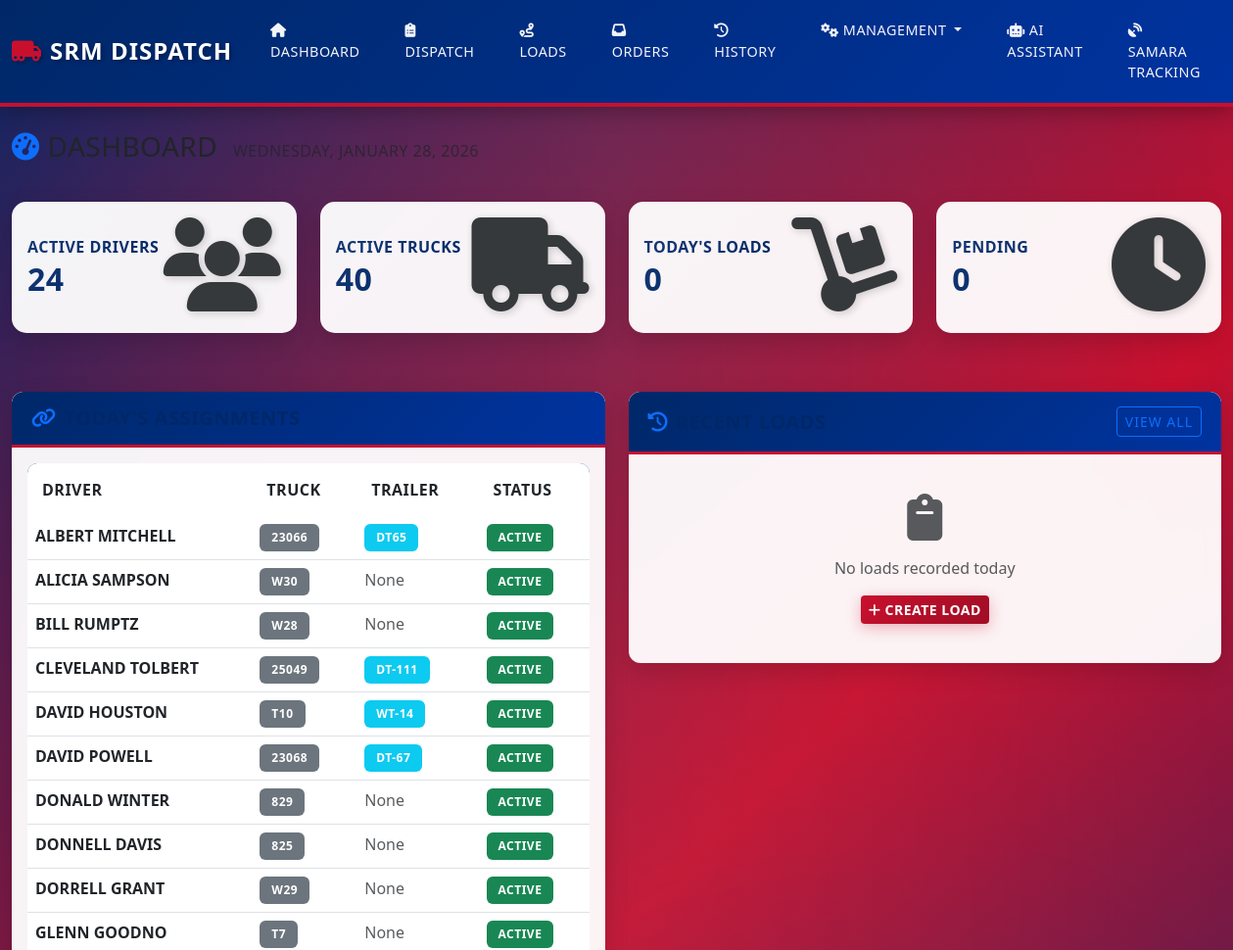
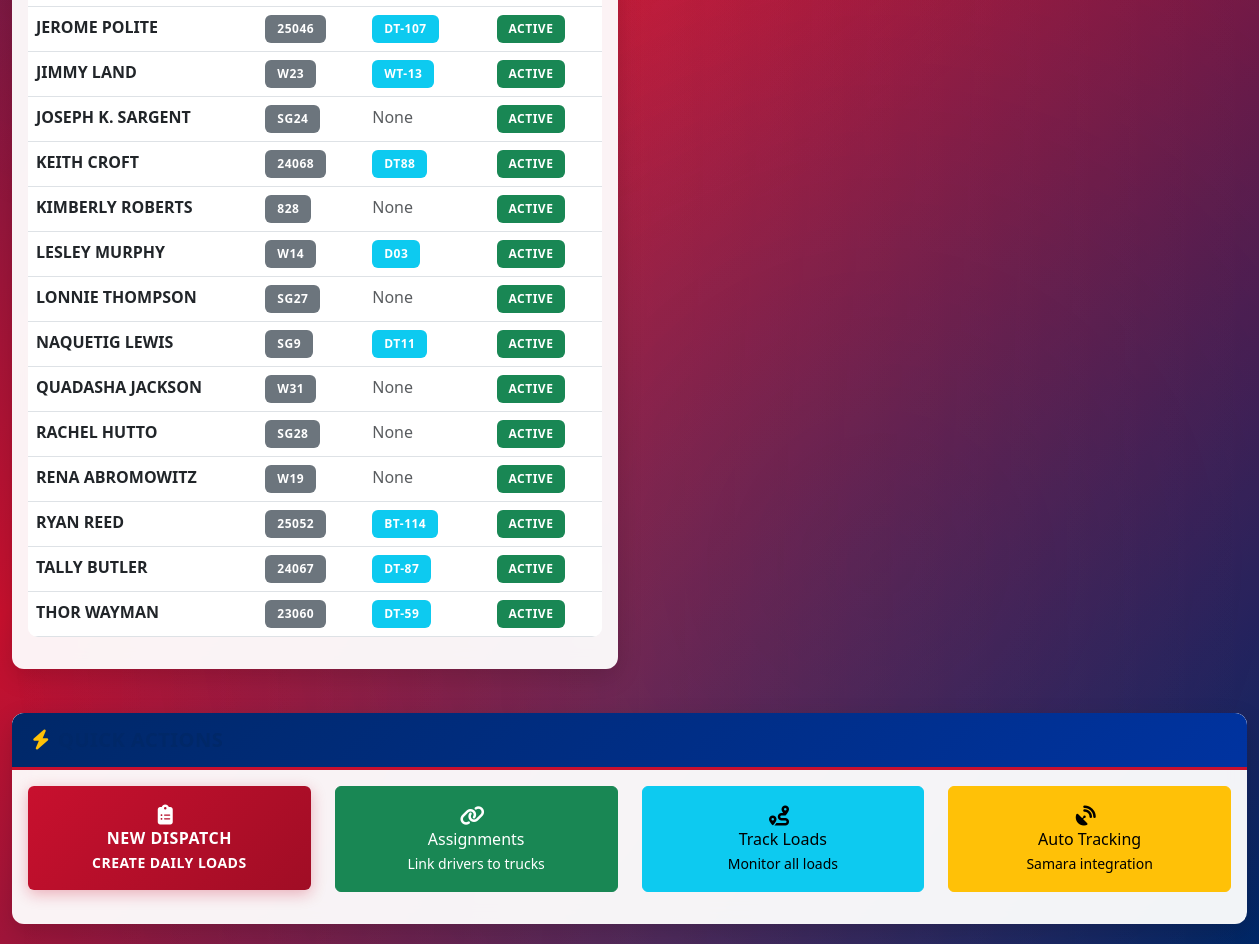
The page / on the database its author committed (2 pictures, top to bottom).
### tables this page shows
CREATE TABLE assignments (
    id INTEGER PRIMARY KEY AUTOINCREMENT,
    driver_id INTEGER NOT NULL,
    truck_id INTEGER NOT NULL,
    trailer_id INTEGER,
    assigned_date DATE DEFAULT CURRENT_DATE,
    is_active BOOLEAN DEFAULT 1,
    created_at TIMESTAMP DEFAULT CURRENT_TIMESTAMP,
    FOREIGN KEY (driver_id) REFERENCES drivers(id),
    FOREIGN KEY (truck_id) REFERENCES trucks(id),
    FOREIGN KEY (trailer_id) REFERENCES trailers(id)
);

CREATE TABLE drivers (
    id INTEGER PRIMARY KEY AUTOINCREMENT,
    name TEXT NOT NULL,
    phone TEXT,
    email TEXT,
    employee_id TEXT UNIQUE,
    status TEXT DEFAULT 'active',
    created_at TIMESTAMP DEFAULT CURRENT_TIMESTAMP,
    updated_at TIMESTAMP DEFAULT CURRENT_TIMESTAMP
);

CREATE TABLE trucks (
    id INTEGER PRIMARY KEY AUTOINCREMENT,
    truck_number TEXT NOT NULL UNIQUE,
    plate_number TEXT,
    make TEXT,
    model TEXT,
    year INTEGER,
    capacity_tons REAL,
    samara_device_id TEXT,
    status TEXT DEFAULT 'active',
    created_at TIMESTAMP DEFAULT CURRENT_TIMESTAMP,
    updated_at TIMESTAMP DEFAULT CURRENT_TIMESTAMP
);

CREATE TABLE trailers (
    id INTEGER PRIMARY KEY AUTOINCREMENT,
    trailer_number TEXT NOT NULL UNIQUE,
    plate_number TEXT,
    type TEXT,
    capacity_cubic_yards REAL,
    status TEXT DEFAULT 'active',
    created_at TIMESTAMP DEFAULT CURRENT_TIMESTAMP,
    updated_at TIMESTAMP DEFAULT CURRENT_TIMESTAMP
, capacity_tons REAL);

### app.py (the view)
@app.route('/')
def dashboard():
    today = datetime.date.today()
    stats = {
        'active_drivers': query_db('SELECT COUNT(*) as count FROM drivers WHERE status="active"', one=True)['count'],
        'active_trucks': query_db('SELECT COUNT(*) as count FROM trucks WHERE status="active"', one=True)['count'],
        'today_loads': query_db('SELECT COUNT(*) as count FROM loads_active WHERE DATE(assigned_at)=?', (today,), one=True)['count'],
        'completed_loads': query_db('SELECT COUNT(*) as count FROM loads_active WHERE DATE(assigned_at)=? AND status="complete"', (today,), one=True)['count'],
        'pending_loads': query_db('SELECT COUNT(*) as count FROM loads_active WHERE DATE(assigned_at)=? AND status IN ("assigned", "en_route", "at_job")', (today,), one=True)['count']
    }
    recent_loads = query_db('''
        SELECT l.*, d.name as driver_name, t.truck_number, j.job_name
        FROM loads_active l
        JOIN drivers d ON l.driver_id = d.id
        JOIN trucks t ON l.truck_id = t.id
        JOIN jobs j ON l.job_id = j.id
        WHERE DATE(l.assigned_at) = ?
        ORDER BY l.assigned_at DESC
        LIMIT 10
    ''', (today,))
    active_assignments = query_db('''
        SELECT a.*, d.name as driver_name, t.truck_number, tr.trailer_number
        FROM assignments a
        JOIN drivers d ON a.driver_id = d.id
        JOIN trucks t ON a.truck_id = t.id
        LEFT JOIN trailers tr ON a.trailer_id = tr.id
        WHERE a.is_active = 1 AND a.assigned_date = ?
        ORDER BY d.name
    ''', (today,))
    pending_orders = query_db('SELECT COUNT(*) as count FROM orders WHERE status="pending"', one=True)
    pending_orders_count = pending_orders['count'] if pending_orders else 0
    today_date = today.strftime('%A, %B %d, %Y')
    return render_template('dashboard.html',
                         stats=stats,
                         recent_loads=recent_loads,
                         active_assignments=active_assignments,
                         today_date=today_date,
                         pending_orders=pending_orders_count)

### templates/dashboard.html (shortened to what this page needs)
{% extends "base.html" %}
{% block content %}
<div class="row mb-4">
    <div class="col-12">
        <h1 class="h3 mb-3">
            <i class="fas fa-tachometer-alt me-2 text-primary"></i>Dashboard
            <span class="text-muted fs-6 ms-2">{{ today_date }}</span>
        </h1>
    </div>
</div>
<div class="row mb-4">
    <div class="col-md-3 mb-3">
        <div class="card stats-card stats-card-primary">
            <div class="card-body">
                <div class="d-flex justify-content-between align-items-center">
                    <div>
                        <h6 class="text-uppercase mb-1">Active Drivers</h6>
                        <h2 class="mb-0">{{ stats.active_drivers }}</h2>
                    </div>
                    <div class="icon">
                        <i class="fas fa-users fa-2x"></i>
                    </div>
                </div>
            </div>
        </div>
    </div>
    <div class="col-md-3 mb-3">
        <div class="card stats-card stats-card-success">
            <div class="card-body">
                <div class="d-flex justify-content-between align-items-center">
                    <div>
                        <h6 class="text-uppercase mb-1">Active Trucks</h6>
                        <h2 class="mb-0">{{ stats.active_trucks }}</h2>
                    </div>
                    <div class="icon">
                        <i class="fas fa-truck fa-2x"></i>
                    </div>
                </div>
            </div>
        </div>
    </div>
    <div class="col-md-3 mb-3">
        <div class="card stats-card stats-card-info">
            <div class="card-body">
                <div class="d-flex justify-content-between align-items-center">
                    <div>
                        <h6 class="text-uppercase mb-1">Today's Loads</h6>
                        <h2 class="mb-0">{{ stats.today_loads }}</h2>
                    </div>
                    <div class="icon">
                        <i class="fas fa-dolly fa-2x"></i>
                    </div>
                </div>
            </div>
        </div>
    </div>
    <div class="col-md-3 mb-3">
        <div class="card stats-card stats-card-warning">
            <div class="card-body">
                <div class="d-flex justify-content-between align-items-center">
                    <div>
                        <h6 class="text-uppercase mb-1">Pending</h6>
                        <h2 class="mb-0">{{ stats.pending_loads }}</h2>
                    </div>
                    <div class="icon">
                        <i class="fas fa-clock fa-2x"></i>
                    </div>
                </div>
            </div>
        </div>
    </div>
</div>
<div class="row">
    <div class="col-lg-6 mb-4">
        <div class="card">
            <div class="card-header bg-white">
                <h5 class="mb-0">
                    <i class="fas fa-link me-2 text-primary"></i>Today's Assignments
                </h5>
            </div>
            <div class="card-body">
                {% if active_assignments %}
                    <div class="table-responsive">
                        <table class="table table-hover">
                            <thead>
                                <tr>
                                    <th>Driver</th>
                                    <th>Truck</th>
                                    <th>Trailer</th>
                                    <th>Status</th>
                                </tr>
                            </thead>
                            <tbody>
                                {% for assignment in active_assignments %}
                                <tr>
                                    <td><strong>{{ assignment.driver_name }}</strong></td>
                                    <td><span class="badge bg-secondary">{{ assignment.truck_number }}</span></td>
                                    <td>
                                        {% if assignment.trailer_number %}
                                            <span class="badge bg-info">{{ assignment.trailer_number }}</span>
                                        {% else %}
                                            <span class="text-muted">None</span>
                                        {% endif %}
                                    </td>
                                    <td><span class="badge bg-success">Active</span></td>
                                </tr>
                                {% endfor %}
                            </tbody>
                        </table>
                    </div>
                {% endif %}
            </div>
        </div>
    </div>
    <div class="col-lg-6 mb-4">
        <div class="card">
            <div class="card-header bg-white d-flex justify-content-between align-items-center">
                <h5 class="mb-0">
                    <i class="fas fa-history me-2 text-primary"></i>Recent Loads
                </h5>
                <a href="{{ url_for('loads') }}" class="btn btn-sm btn-outline-primary">View All</a>
            </div>
            <div class="card-body">
                {% if recent_loads %}
                    <div class="table-responsive">
                        <table class="table table-hover">
                            <thead>
                                <tr>
                                    <th>Load #</th>
                                    <th>Driver</th>
                                    <th>Job</th>
                                    <th>Status</th>
                                </tr>
                            </thead>
                            <tbody>
                                {% for load in recent_loads %}
                                <tr>
                                    <td><strong>{{ load.load_number }}</strong></td>
                                    <td>{{ load.driver_name }}</td>
                                    <td>{{ load.job_name }}</td>
                                    <td>
                                        {% set status_classes = {
                                            'assigned': 'bg-secondary',
                                            'en_route': 'bg-primary',
                                            'at_job': 'bg-info',
                                            'delivering': 'bg-warning',
                                            'complete': 'bg-success',
                                            'cancelled': 'bg-danger'
                                        } %}
                                        <span class="badge {{ status_classes.get(load.status, 'bg-secondary') }}">
                                            {{ load.status.replace('_', ' ').title() }}
                                        </span>
                                    </td>
                                </tr>
                                {% endfor %}
                            </tbody>
                        </table>
                    </div>
                {% else %}
                    <div class="text-center text-muted py-4">
                        <i class="fas fa-clipboard fa-3x mb-3"></i>
                        <p>No loads recorded today</p>
                        <a href="{{ url_for('dispatch') }}" class="btn btn-primary btn-sm">
                            <i class="fas fa-plus me-1"></i>Create Load
                        </a>
                    </div>
                {% endif %}
            </div>
        </div>
    </div>
</div>
<div class="row">
    <div class="col-12">
        <div class="card">
            <div class="card-header bg-white">
                <h5 class="mb-0">
                    <i class="fas fa-bolt me-2 text-warning"></i>Quick Actions
                </h5>
            </div>
            <div class="card-body">
                <div class="row">
                    <div class="col-md-3 mb-3">
                        <a href="{{ url_for('dispatch') }}" class="btn btn-primary w-100 py-3">
                            <i class="fas fa-clipboard-list fa-lg me-2"></i>
                            <div>New Dispatch</div>
                            <small>Create daily loads</small>
                        </a>
                    </div>
                    <div class="col-md-3 mb-3">
                        <a href="{{ url_for('assignments') }}" class="btn btn-success w-100 py-3">
                            <i class="fas fa-link fa-lg me-2"></i>
                            <div>Assignments</div>
                            <small>Link drivers to trucks</small>
                        </a>
                    </div>
                    <div class="col-md-3 mb-3">
                        <a href="{{ url_for('loads') }}" class="btn btn-info w-100 py-3">
                            <i class="fas fa-route fa-lg me-2"></i>
                            <div>Track Loads</div>
                            <small>Monitor all loads</small>
                        </a>
                    </div>
                    <div class="col-md-3 mb-3">
                        <a href="{{ url_for('samara_integration') }}" class="btn btn-warning w-100 py-3">
                            <i class="fas fa-satellite-dish fa-lg me-2"></i>
                            <div>Auto Tracking</div>
                            <small>Samara integration</small>
                        </a>
                    </div>
                </div>
            </div>
        </div>
    </div>
</div>
{% endblock %}

### templates/base.html (shortened to what this page needs)
<!DOCTYPE html>
<html lang="en">
<head>
    <link href="https://cdn.jsdelivr.net/npm/bootstrap@5.3.0/dist/css/bootstrap.min.css" rel="stylesheet">
    <link rel="stylesheet" href="https://cdnjs.cloudflare.com/ajax/libs/font-awesome/6.4.0/css/all.min.css">
    <link rel="stylesheet" href="{{ url_for('static', filename='css/style.css') }}">
</head>
<body>
    <nav class="navbar navbar-expand-lg navbar-dark">
        <div class="container-fluid">
            <a class="navbar-brand" href="{{ url_for('dashboard') }}">
                <i class="fas fa-truck-moving me-2 truck-icon"></i>SRM DISPATCH
            </a>
            <div class="collapse navbar-collapse" id="navbarNav">
                <ul class="navbar-nav ms-auto">
                    <li class="nav-item">
                        <a class="nav-link" href="{{ url_for('dashboard') }}">
                            <i class="fas fa-home me-1"></i>Dashboard
                        </a>
                    </li>
                    <li class="nav-item">
                        <a class="nav-link" href="{{ url_for('dispatch') }}">
                            <i class="fas fa-clipboard-list me-1"></i>Dispatch
                        </a>
                    </li>
                    <li class="nav-item">
                        <a class="nav-link" href="{{ url_for('loads') }}">
                            <i class="fas fa-route me-1"></i>Loads
                        </a>
                    </li>
                    <li class="nav-item">
                        <a class="nav-link" href="{{ url_for('orders') }}">
                            <i class="fas fa-inbox me-1"></i>Orders
                        </a>
                    </li>
                    <li class="nav-item">
                        <a class="nav-link" href="{{ url_for('history') }}">
                            <i class="fas fa-history me-1"></i>History
                        </a>
                    </li>
                    <li class="nav-item dropdown">
                        <a class="nav-link dropdown-toggle" href="#" id="managementDropdown" role="button" data-bs-toggle="dropdown">
                            <i class="fas fa-cogs me-1"></i>Management
                        </a>
                    </li>
                    <li class="nav-item">
                        <a class="nav-link" href="{{ url_for('ai_assistant') }}">
                            <i class="fas fa-robot me-1"></i>AI Assistant
                        </a>
                    </li>
                    <li class="nav-item">
                        <a class="nav-link" href="{{ url_for('samara_integration') }}">
                            <i class="fas fa-satellite-dish me-1"></i>Samara Tracking
                        </a>
                    </li>
                </ul>
            </div>
        </div>
    </nav>
    <div class="container-fluid mt-4">
        {% block content %}{% endblock %}
    </div>
</body>
</html>

### rows shown on the page
assignments: driver_name "ALBERT MITCHELL", truck_number "23066", trailer_number "DT65"
assignments: driver_name "ALICIA SAMPSON", truck_number "W30", shows "None"
assignments: driver_name "BILL RUMPTZ", truck_number "W28", shows "None"
assignments: driver_name "CLEVELAND TOLBERT", truck_number "25049", trailer_number "DT-111"
assignments: driver_name "DAVID HOUSTON", truck_number "T10", trailer_number "WT-14"
assignments: driver_name "DAVID POWELL", truck_number "23068", trailer_number "DT-67"
assignments: driver_name "DONALD WINTER", truck_number "829", shows "None"
assignments: driver_name "DONNELL DAVIS", truck_number "825", shows "None"
assignments: driver_name "DORRELL GRANT", truck_number "W29", shows "None"
assignments: driver_name "GLENN GOODNO", truck_number "T7", shows "None"
assignments: driver_name "JEROME POLITE", truck_number "25046", trailer_number "DT-107"
assignments: driver_name "JIMMY LAND", truck_number "W23", trailer_number "WT-13"
assignments: driver_name "JOSEPH K. SARGENT", truck_number "SG24", shows "None"
assignments: driver_name "KEITH CROFT", truck_number "24068", trailer_number "DT88"
assignments: driver_name "KIMBERLY ROBERTS", truck_number "828", shows "None"
assignments: driver_name "LESLEY MURPHY", truck_number "W14", trailer_number "D03"
assignments: driver_name "LONNIE THOMPSON", truck_number "SG27", shows "None"
assignments: driver_name "NAQUETIG LEWIS", truck_number "SG9", trailer_number "DT11"
assignments: driver_name "QUADASHA JACKSON", truck_number "W31", shows "None"
assignments: driver_name "RACHEL HUTTO", truck_number "SG28", shows "None"
assignments: driver_name "RENA ABROMOWITZ", truck_number "W19", shows "None"
assignments: driver_name "RYAN REED", truck_number "25052", trailer_number "BT-114"
assignments: driver_name "TALLY BUTLER", truck_number "24067", trailer_number "DT-87"
assignments: driver_name "THOR WAYMAN", truck_number "23060", trailer_number "DT-59"

### other values the page prints
{{ stats.active_drivers }} "24"
{{ stats.active_trucks }} "40"
{{ stats.today_loads }} "0"
{{ stats.pending_loads }} "0"
